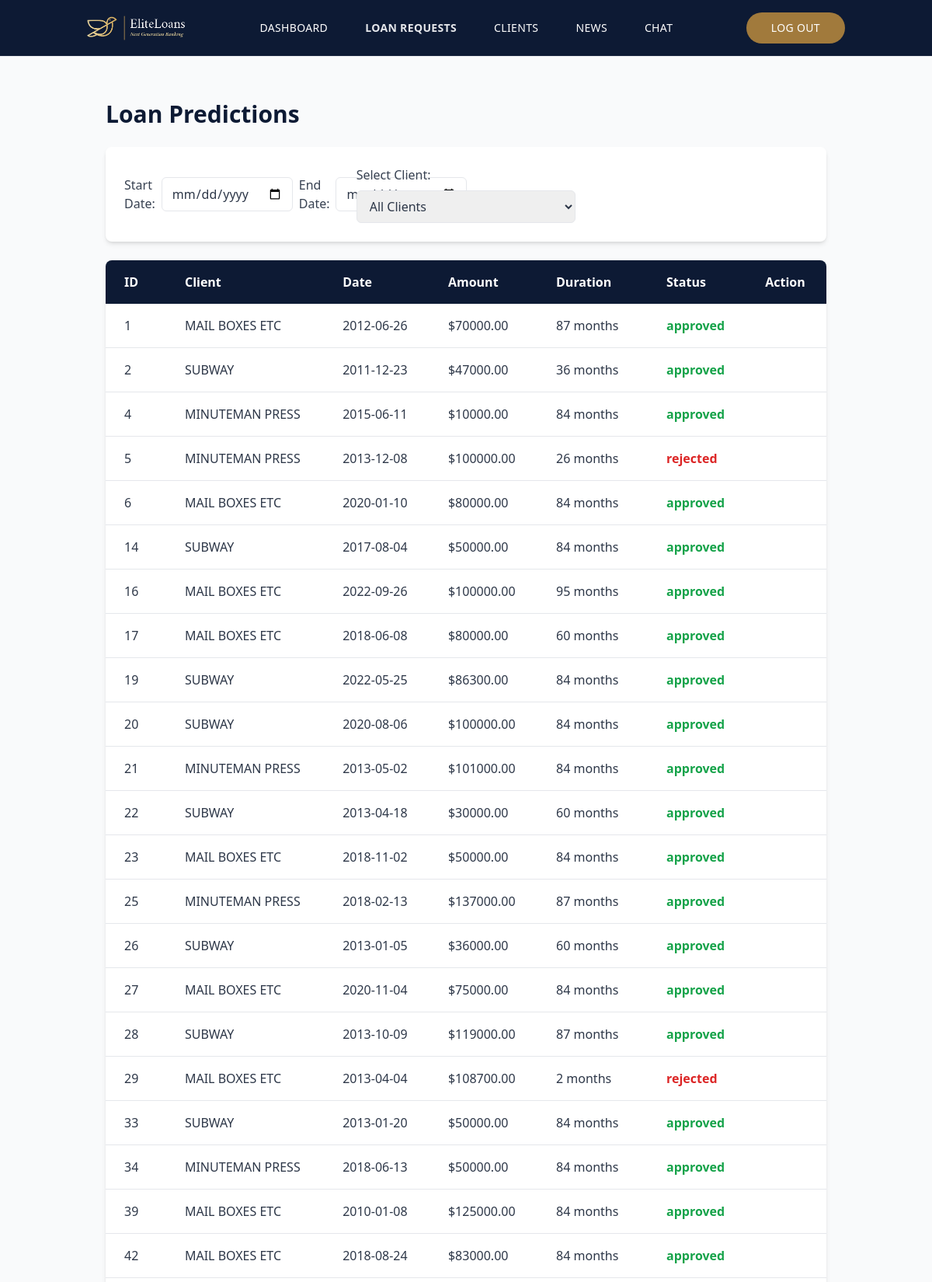
/advisor-loanrequest/ (signed in, upper part), run on the app's committed database.
### app/models/model_loanrequest.py (models this page shows, shortened)
class LoanRequest(models.Model):
    STATUS_CHOICES = [
        ('pending', 'Pending'),
        ('approved', 'Approved'),
        ('rejected', 'Rejected'),
    ]
    advisor = models.ForeignKey(UserProfile, related_name='advisor_loan_requests', on_delete=models.CASCADE)
    user = models.ForeignKey(UserProfile, on_delete=models.CASCADE)
    created_at = models.DateTimeField(default=timezone.now)
    updated_at = models.DateTimeField(auto_now=True)  # Last update
    amount = models.DecimalField(max_digits=10, decimal_places=2)  # Loan amount
    term = models.IntegerField()  # Loan term in months
    low_doc = models.CharField(max_length=1, choices=[('1', 'Yes'), ('0', 'No')])  # LowDoc = 1 or 0
    rev_line_cr = models.CharField(max_length=1, choices=[('1', 'Yes'), ('0', 'No')])  # RevLineCr = 1 or 0
    no_emp = models.FloatField()  # Number of employees
    naics = models.CharField(max_length=2)  # NAICS code
    new = models.CharField(max_length=1, choices=[('1', 'New'), ('0', 'Existing')])  # New = 1 or 0
    franchise = models.CharField(max_length=1, choices=[('1', 'Franchise'), ('0', 'Non-Franchise')])  # Franchise = 1 or 0
    state = models.CharField(max_length=2)  # State abbreviation
    rural = models.CharField(max_length=4, choices=[('0', 'Urban'), ('1', 'Rural'), ('None', 'Undefined')])  # Urban, Rural or Undefined
    status = models.CharField(max_length=20, choices=STATUS_CHOICES, default='pending')

### app/models/users.py (models this page shows, shortened)
class UserProfile(AbstractUser):
    ROLE_CHOICES = [
        ('client', 'Client'),
        ('advisor', 'Advisor'),
    ]
    role = models.CharField(max_length=20, choices=ROLE_CHOICES, default='client')
    advisor = models.ForeignKey('self', null=True, blank=True, on_delete=models.SET_NULL, related_name='clients')

### app/views/views_loanrequest_advisor.py (the view)
# urls.py: path('advisor-loanrequest/', AdvisorLoanRequestView.as_view(), name='advisor-loanrequest'),
class AdvisorLoanRequestView(TemplateView):
    model = LoanRequest
    template_name = "app/advisor-loanrequest.html"
    def get_context_data(self, **kwargs):
        context = super().get_context_data(**kwargs)
        advisor_profile = self.request.user
        clients = UserProfile.objects.filter(advisor_id=advisor_profile.id)
        context['clients'] = clients
        loans = LoanRequest.objects.filter(advisor_id=advisor_profile.id)
        context['loans'] = loans
        loan_requests = LoanRequest.objects.filter(advisor_id=advisor_profile.id)
        total_loaned = loan_requests.aggregate(total_amount=Sum('amount'))['total_amount'] or Decimal(0)
        avg_loan = loan_requests.aggregate(average_amount=Avg('amount'))['average_amount'] or Decimal(0)
        total_count = loan_requests.count()
        approved_count = loan_requests.filter(status='approved').count()
        approval_rate = round((approved_count / total_count * 100)) if total_count else 0
        context['total_loaned'] = int(total_loaned)
        context['avg_loan'] = int(avg_loan)
        context['approval_rate'] = approval_rate
        loan_data = loan_requests.values('created_at').annotate(total=Sum('amount')).order_by('created_at')
        loan_dates = [entry['created_at'].strftime("%Y-%m-%d") for entry in loan_data]
        loan_amounts = [int(entry['total']) if entry['total'] else 0 for entry in loan_data]
        context['loan_dates'] = json.dumps(loan_dates)
        context['loan_amounts'] = json.dumps(loan_amounts)
        return context

### app/templates/app/advisor-loanrequest.html (shortened to what this page needs)
{% extends "base-advisor.html" %}
{% load static %}
{% block content %}
<div class="container mx-auto px-6 py-8">
    <h1 class="text-3xl font-bold text-[#0D1A34] mb-6">Loan Predictions</h1>
    <div class="bg-white p-6 rounded-lg shadow-md mb-6">
        <div class="grid grid-cols-1 md:grid-cols-3 gap-4">
            <div class="flex items-center space-x-2">
                <label for="startDate" class="text-gray-700">Start Date:</label>
                <input type="date" id="startDate" class="border rounded-md px-3 py-2 focus:ring-[#C9A05F]">
                <label for="endDate" class="text-gray-700">End Date:</label>
            </div>
            <div>
                <label for="clientSelect" class="block text-gray-700 mb-2">Select Client:</label>
                <select id="clientSelect" class="w-full border rounded-md px-3 py-2 focus:ring-[#C9A05F]">
                    <option value="">All Clients</option>
                </select>
            </div>
        </div>
    </div>
    <div class="bg-white overflow-hidden rounded-lg shadow-md">
        <table class="w-full">
            <thead class="bg-[#0D1A34] text-white">
                <tr>
                    <th class="py-4 px-6 text-left">ID</th>
                    <th class="py-4 px-6 text-left">Client</th>
                    <th class="py-4 px-6 text-left">Date</th>
                    <th class="py-4 px-6 text-left">Amount</th>
                    <th class="py-4 px-6 text-left">Duration</th>
                    <th class="py-4 px-6 text-left">Status</th>
                    <th class="py-4 px-6 text-left">Action</th>
                </tr>
            </thead>
            <tbody id="tableBody" class="divide-y divide-gray-200">
                {% for loan in loans %}
                <tr class="hover:bg-gray-50 transition-colors" data-client="{{ loan.user.id }}" data-date="{{ loan.created_at|date:'Y-m-d' }}" data-id="{{ loan.id }}">
                    <td class="py-4 px-6">{{ loan.id }}</td>
                    <td class="py-4 px-6">{{ loan.user.username }}</td>
                    <td class="py-4 px-6">{{ loan.created_at|date:"Y-m-d" }}</td>
                    <td class="py-4 px-6">${{ loan.amount|floatformat:2 }}</td>
                    <td class="py-4 px-6">{{ loan.term }} months</td>
                    <td class="py-4 px-6 font-semibold" id="status-{{ loan.id }}">
                        <span class="{% if loan.status == 'approved' %}text-green-600{% elif loan.status == 'rejected' %}text-red-600{% else %}text-gray-600{% endif %}">
                            {{ loan.status }}
                        </span>
                    </td>
                    <td class="py-4 px-6">
                    </td>
                </tr>
                {% empty %}
                <tr>
                    <td colspan="7" class="py-6 text-center text-gray-500">No loan predictions available.</td>
                </tr>
                {% endfor %}
            </tbody>
        </table>
    </div>
</div>
{% endblock %}

### theme/templates/base-advisor.html (style rules this page uses)
:root { --color-primary: #0D1A34; --color-accent: #C9A05F; --color-text: #2D3748; --color-bg: #F9FAFB; }

### data on the page
LoanRequest: id "1", user.username "MAIL BOXES ETC", created_at "2012-06-26", amount "70000.00", term "87", status "approved"
LoanRequest: id "2", user.username "SUBWAY", created_at "2011-12-23", amount "47000.00", term "36", status "approved"
LoanRequest: id "4", user.username "MINUTEMAN PRESS", created_at "2015-06-11", amount "10000.00", term "84", status "approved"
LoanRequest: id "5", user.username "MINUTEMAN PRESS", created_at "2013-12-08", amount "100000.00", term "26", status "rejected"
LoanRequest: id "6", user.username "MAIL BOXES ETC", created_at "2020-01-10", amount "80000.00", term "84", status "approved"
LoanRequest: id "14", user.username "SUBWAY", created_at "2017-08-04", amount "50000.00", term "84", status "approved"
LoanRequest: id "16", user.username "MAIL BOXES ETC", created_at "2022-09-26", amount "100000.00", term "95", status "approved"
LoanRequest: id "17", user.username "MAIL BOXES ETC", created_at "2018-06-08", amount "80000.00", term "60", status "approved"
LoanRequest: id "19", user.username "SUBWAY", created_at "2022-05-25", amount "86300.00", term "84", status "approved"
LoanRequest: id "20", user.username "SUBWAY", created_at "2020-08-06", amount "100000.00", term "84", status "approved"
LoanRequest: id "21", user.username "MINUTEMAN PRESS", created_at "2013-05-02", amount "101000.00", term "84", status "approved"
LoanRequest: id "22", user.username "SUBWAY", created_at "2013-04-18", amount "30000.00", term "60", status "approved"
LoanRequest: id "23", user.username "MAIL BOXES ETC", created_at "2018-11-02", amount "50000.00", term "84", status "approved"
LoanRequest: id "25", user.username "MINUTEMAN PRESS", created_at "2018-02-13", amount "137000.00", term "87", status "approved"
LoanRequest: id "26", user.username "SUBWAY", created_at "2013-01-05", amount "36000.00", term "60", status "approved"
LoanRequest: id "27", user.username "MAIL BOXES ETC", created_at "2020-11-04", amount "75000.00", term "84", status "approved"
LoanRequest: id "28", user.username "SUBWAY", created_at "2013-10-09", amount "119000.00", term "87", status "approved"
LoanRequest: id "29", user.username "MAIL BOXES ETC", created_at "2013-04-04", amount "108700.00", term "2", status "rejected"
LoanRequest: id "33", user.username "SUBWAY", created_at "2013-01-20", amount "50000.00", term "84", status "approved"
LoanRequest: id "34", user.username "MINUTEMAN PRESS", created_at "2018-06-13", amount "50000.00", term "84", status "approved"
LoanRequest: id "39", user.username "MAIL BOXES ETC", created_at "2010-01-08", amount "125000.00", term "84", status "approved"
LoanRequest: id "42", user.username "MAIL BOXES ETC", created_at "2018-08-24", amount "83000.00", term "84", status "approved"
